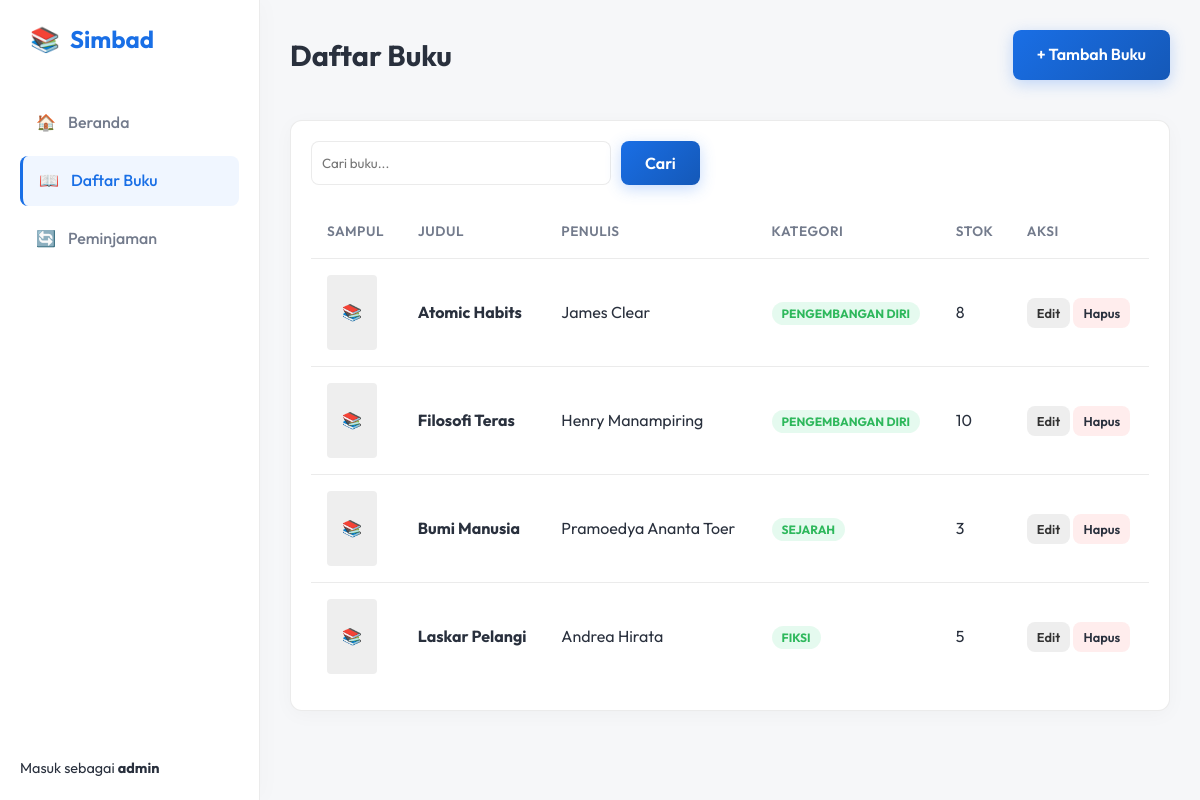
The page /books.php (signed in) on the database its author committed.
### tables this page shows
CREATE TABLE `buku` (
  `id` int(11) NOT NULL AUTO_INCREMENT,
  `judul` varchar(255) NOT NULL,
  `penulis` varchar(100) NOT NULL,
  `penerbit` varchar(100) DEFAULT NULL,
  `tahun_terbit` year(4) DEFAULT NULL,
  `kategori_id` int(11) NOT NULL,
  `stok` int(11) NOT NULL DEFAULT 0,
  `gambar_sampul` varchar(255) DEFAULT NULL,
  `dibuat_pada` timestamp DEFAULT CURRENT_TIMESTAMP,
  PRIMARY KEY (`id`),
  KEY `kategori_id` (`kategori_id`),
  CONSTRAINT `fk_buku_kategori` FOREIGN KEY (`kategori_id`) REFERENCES `kategori` (`id`) ON DELETE CASCADE
);

CREATE TABLE `kategori` (
  `id` int(11) NOT NULL AUTO_INCREMENT,
  `nama_kategori` varchar(100) NOT NULL,
  PRIMARY KEY (`id`)
);

### books.php (the view, shortened to what this page needs)
<?php
require_once 'config/config.php';
$search = $_GET['search'] ?? '';
$page_num = isset($_GET['page']) ? (int)$_GET['page'] : 1;
$limit = 5;
$offset = ($page_num - 1) * $limit;
$query = "SELECT buku.*, kategori.nama_kategori as category_name FROM buku
          LEFT JOIN kategori ON buku.kategori_id = kategori.id
          WHERE judul LIKE ? OR penulis LIKE ?
          ORDER BY id DESC LIMIT ? OFFSET ?";
$stmt = $pdo->prepare($query);
$stmt->bindValue(1, "%$search%", PDO::PARAM_STR);
$stmt->bindValue(2, "%$search%", PDO::PARAM_STR);
$stmt->bindValue(3, $limit, PDO::PARAM_INT);
$stmt->bindValue(4, $offset, PDO::PARAM_INT);
$stmt->execute();
$books = $stmt->fetchAll();
?>
<!DOCTYPE html>
<html lang="id">
<head>
    <link rel="stylesheet" href="assets/css/style.css">
</head>
<body>
    <div class="dashboard-grid">
        <?php include 'includes/sidebar.php'; ?>
        <main class="main-content">
            <div class="top-bar">
                <h1 class="page-title">Daftar Buku</h1>
                <?php if($_SESSION['role'] === 'admin'): ?>
                <div class="user-info">
                   <a href="book_form.php" class="btn btn-primary">+ Tambah Buku</a>
                </div>
                <?php endif; ?>
            </div>
            <div class="table-container">
                <div style="display: flex; justify-content: space-between; margin-bottom: 20px;">
                    <form method="GET" style="display: flex; gap: 10px;">
                        <input type="text" name="search" placeholder="Cari buku..." value="<?php echo htmlspecialchars($search); ?>"
                               style="padding: 10px; border-radius: 8px; border: 1px solid var(--glass-border); background: white; color: var(--text-main); width: 300px;">
                        <button type="submit" class="btn btn-primary">Cari</button>
                    </form>
                </div>
                <table>
                    <thead>
                        <tr>
                            <th>Sampul</th>
                            <th>Judul</th>
                            <th>Penulis</th>
                            <th>Kategori</th>
                            <th>Stok</th>
                            <th>Aksi</th>
                        </tr>
                    </thead>
                    <tbody>
                        <?php if (empty($books)): ?>
                            <tr><td colspan="6" style="text-align: center; color: var(--text-muted);">Tidak ada buku ditemukan.</td></tr>
                        <?php else: ?>
                            <?php foreach ($books as $book): ?>
                            <tr>
                                <td>
                                    <?php if($book['gambar_sampul']): ?>
                                        <div style="width: 50px; height: 75px; background-image: url('uploads/<?php echo htmlspecialchars($book['gambar_sampul']); ?>'); background-size: cover; border-radius: 4px; box-shadow: 0 2px 5px rgba(0,0,0,0.1);"></div>
                                    <?php else: ?>
                                        <div style="width: 50px; height: 75px; background: #eee; border-radius: 4px; display: flex; align-items: center; justify-content: center; color: #999;">📚</div>
                                    <?php endif; ?>
                                </td>
                                <td><strong><?php echo htmlspecialchars($book['judul']); ?></strong></td>
                                <td><?php echo htmlspecialchars($book['penulis']); ?></td>
                                <td><span class="badge badge-success"><?php echo htmlspecialchars($book['category_name']); ?></span></td>
                                <td><?php echo $book['stok']; ?></td>
                                <td>
                                    <?php if($_SESSION['role'] === 'admin'): ?>
                                        <a href="book_form.php?id=<?php echo $book['id']; ?>" class="btn" style="padding: 5px 10px; font-size: 0.8rem; background: #eee; color: #333;">Edit</a>
                                        <a href="?delete=<?php echo $book['id']; ?>" class="btn" style="padding: 5px 10px; font-size: 0.8rem; background: rgba(255, 80, 80, 0.1); color: var(--error);" onclick="return confirm('Yakin ingin menghapus?')">Hapus</a>
                                    <?php endif; ?>
                                </td>
                            </tr>
                            <?php endforeach; ?>
                        <?php endif; ?>
                    </tbody>
                </table>
            </div>
        </main>
    </div>
</body>
</html>

### assets/css/style.css (style rules this page uses)
:root { --primary: 215, 80%, 50%; --primary-dark: 215, 80%, 40%; --secondary: 170, 70%, 45%; --accent: 340, 70%, 55%; --bg-dark: 220, 20%, 97%; --bg-card: 0, 0%, 100%; --text-main: 220, 20%, 20%; --text-muted: 220, 10%, 50%; --glass-bg: rgba(255, 255, 255, 0.85); --glass-border: rgba(0, 0, 0, 0.08); --error: 0, 70%, 55%; --success: 140, 60%, 45%; --radius-sm: 8px; --radius-md: 12px; --radius-lg: 20px; }
* { margin: 0; padding: 0; box-sizing: border-box; font-family: 'Outfit', sans-serif; }
body { background-color: hsl(var(--bg-dark)); color: hsl(var(--text-main)); line-height: 1.6; overflow-x: hidden; }
.btn { padding: 12px 24px; border: none; border-radius: var(--radius-sm); font-size: 1rem; font-weight: 600; cursor: pointer; transition: all 0.3s ease; display: inline-flex; align-items: center; justify-content: center; text-decoration: none; }
.btn-primary { background: linear-gradient(135deg, hsl(var(--primary)), hsl(var(--primary-dark))); color: white; box-shadow: 0 4px 15px rgba(66, 135, 245, 0.3); }
.dashboard-grid { display: grid; grid-template-columns: 260px 1fr; min-height: 100vh; }
.main-content { padding: 30px; overflow-y: auto; }
.top-bar { display: flex; justify-content: space-between; align-items: center; margin-bottom: 40px; }
.page-title { font-size: 1.8rem; font-weight: 700; color: var(--text-main); }
.user-info { display: flex; align-items: center; gap: 15px; }
.table-container { overflow-x: auto; background: white; border: 1px solid var(--glass-border); border-radius: var(--radius-md); padding: 20px; box-shadow: 0 4px 20px rgba(0, 0, 0, 0.03); }
table { width: 100%; border-collapse: collapse; }
th, td { padding: 16px; text-align: left; border-bottom: 1px solid var(--glass-border); }
th { color: hsl(var(--text-muted)); font-weight: 600; font-size: 0.85rem; text-transform: uppercase; letter-spacing: 0.5px; }
td { color: var(--text-main); }
tr:last-child td { border-bottom: none; }
.badge { padding: 4px 10px; border-radius: 20px; font-size: 0.75rem; font-weight: 700; text-transform: uppercase; }
.badge-success { background: rgba(0, 200, 100, 0.1); color: hsl(var(--success)); }

### rows shown on the page
buku: judul "Atomic Habits", penulis "James Clear", kategori.nama_kategori "PENGEMBANGAN DIRI", stok "8"
buku: judul "Filosofi Teras", penulis "Henry Manampiring", kategori.nama_kategori "PENGEMBANGAN DIRI", stok "10"
buku: judul "Bumi Manusia", penulis "Pramoedya Ananta Toer", kategori.nama_kategori "SEJARAH", stok "3"
buku: judul "Laskar Pelangi", penulis "Andrea Hirata", kategori.nama_kategori "FIKSI", stok "5"

### other values the page prints
$_SESSION['username'] "admin"
